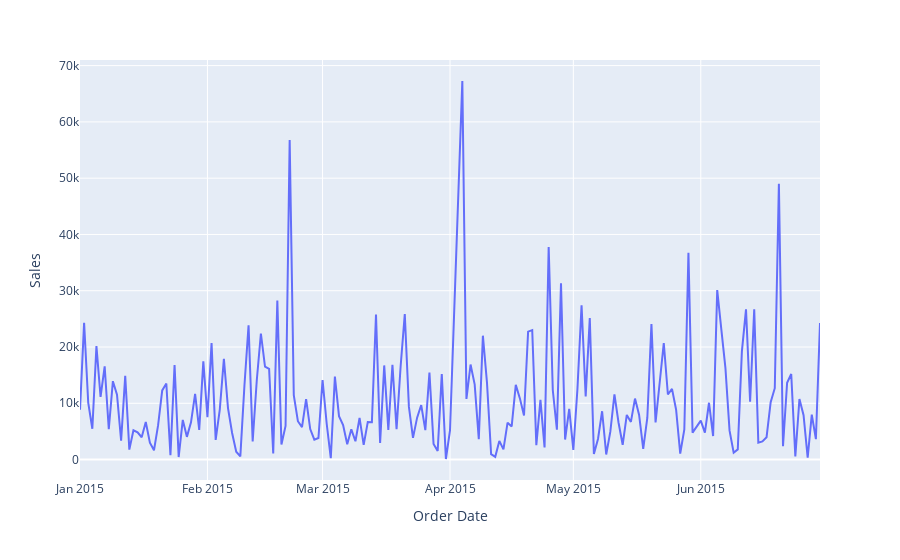

Write notebook code for a chart like this one.
### Code cell
filtered = superstore2.groupby('Order Date')['Sales'].agg(sum).reset_index()
fig_1 = px.line(filtered, x="Order Date", y="Sales")
fig_1.show()

### Figure 1 — Plotly figure (JSON) as saved in the notebook; plotly's stock layout.template omitted (floating-point values rounded to 4 significant figures; data arrays with more than 128 entries replaced by an {"elided": "..."} marker saying what was removed)
{"data": [{"hovertemplate": "Order Date=%{x}<br>Sales=%{y}<extra></extra>", "legendgroup": "", "line": {"color": "#636efa", "dash": "solid"}, "mode": "lines", "name": "", "orientation": "v", "showlegend": false, "type": "scatter", "x": {"elided": "179 str values"}, "xaxis": "x", "y": {"elided": "179 float values"}, "yaxis": "y"}], "layout": {"legend": {"tracegroupgap": 0}, "margin": {"t": 60}, "xaxis": {"anchor": "y", "domain": [0, 1], "title": {"text": "Order Date"}}, "yaxis": {"anchor": "x", "domain": [0, 1], "title": {"text": "Sales"}}}}
